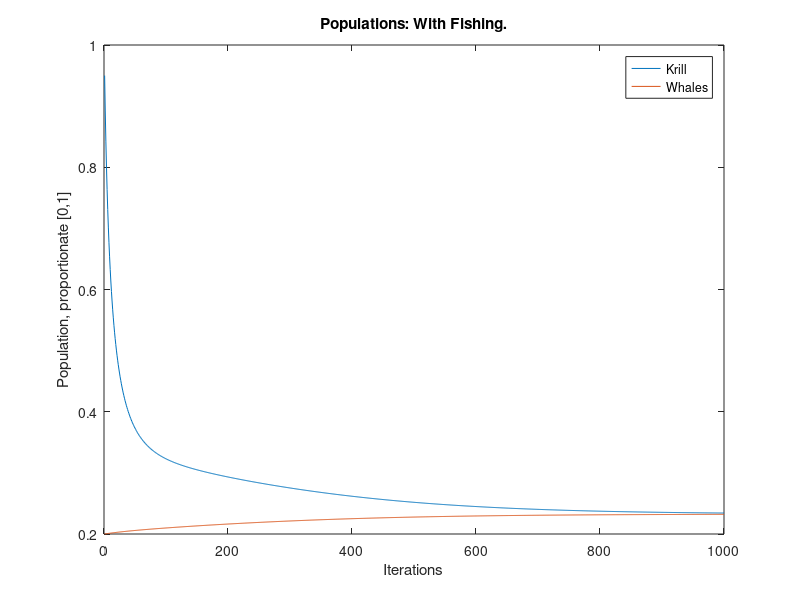

Write MATLAB code to recreate this figure.
clear all
close all
clc
 
k(1)=0.95;
b(1)=0.2;

f1=0.0;%Krill
f2=0.0;%Whale

v=0.33;

r1=0.1;
r2=0.001;

ni=1;

for n=2:1000
    k(n)=k(n-1)+(r1)*k(n-1)*(1-k(n-1))-(v*b(n-1)*k(n-1))-(f1*r2*k(n-1));
    b(n)=b(n-1)+r2*b(n-1)*(1-b(n-1)/k(n-1))-f2*r2*b(n-1);
end
 


plot(k)
hold on
plot(b)
 title(['Populations: With Fishing.'])
 legend('Krill','Whales')
    xlabel('Iterations');
    ylabel('Population, proportionate [0,1]');